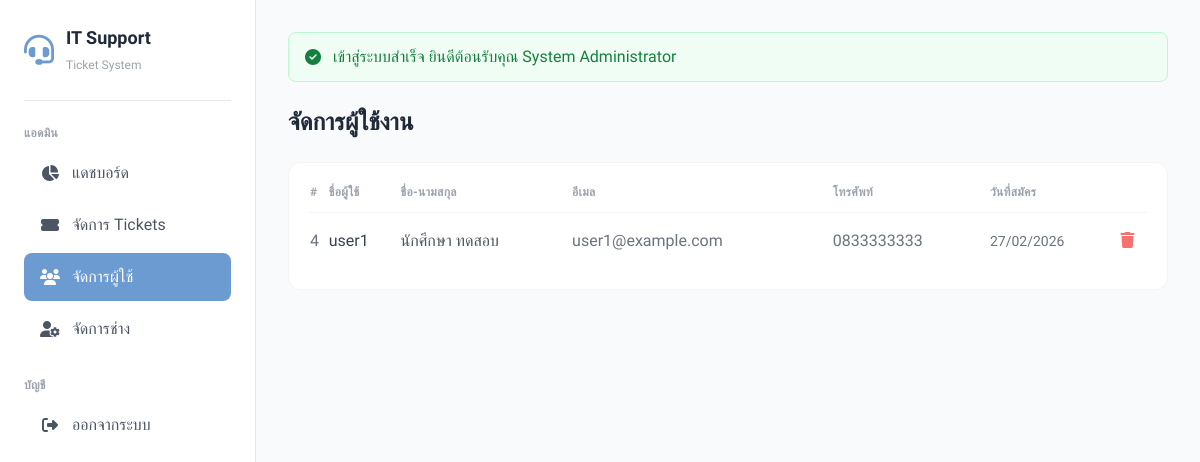
The page /admin/users.php (signed in) on the database its author committed.
### tables this page shows
CREATE TABLE users (
    id INT AUTO_INCREMENT PRIMARY KEY,
    username VARCHAR(50) NOT NULL UNIQUE,
    email VARCHAR(100) NOT NULL UNIQUE,
    password VARCHAR(255) NOT NULL,
    full_name VARCHAR(100) NOT NULL,
    phone VARCHAR(20),
    role ENUM('user', 'technician', 'admin') DEFAULT 'user',
    created_at TIMESTAMP DEFAULT CURRENT_TIMESTAMP,
    updated_at TIMESTAMP DEFAULT CURRENT_TIMESTAMP ON UPDATE CURRENT_TIMESTAMP
);

### admin/users.php (the view, shortened to what this page needs)
<?php
$db = getDB();
$users = $db->query("SELECT * FROM users WHERE role = 'user' ORDER BY created_at DESC")->fetchAll();
include __DIR__ . '/../includes/header.php';
?>
<div class="flex flex-wrap justify-between items-center gap-4 mb-6">
    <h1 class="text-2xl font-bold text-gray-800">จัดการผู้ใช้งาน</h1>
</div>
<div class="bg-white rounded-xl border border-gray-100">
    <div class="p-5">
        <?php if (empty($users)): ?>
        <div class="text-center py-12 text-gray-400">
            <i class="fas fa-users text-5xl mb-4 opacity-50"></i>
            <h3 class="text-gray-500 font-medium">ไม่มีผู้ใช้</h3>
        </div>
        <?php else: ?>
        <div class="overflow-x-auto">
            <table class="w-full">
                <thead>
                    <tr class="text-left text-xs font-semibold text-gray-400 uppercase tracking-wide border-b border-gray-100">
                        <th class="pb-3">#</th>
                        <th class="pb-3">ชื่อผู้ใช้</th>
                        <th class="pb-3">ชื่อ-นามสกุล</th>
                        <th class="pb-3">อีเมล</th>
                        <th class="pb-3">โทรศัพท์</th>
                        <th class="pb-3">วันที่สมัคร</th>
                        <th class="pb-3"></th>
                    </tr>
                </thead>
                <tbody class="divide-y divide-gray-50">
                    <?php foreach ($users as $user): ?>
                    <tr class="hover:bg-gray-50 transition">
                        <td class="py-4 text-gray-500"><?= $user['id'] ?></td>
                        <td class="py-4 font-medium text-gray-700"><?= htmlspecialchars($user['username']) ?></td>
                        <td class="py-4 text-gray-600"><?= htmlspecialchars($user['full_name']) ?></td>
                        <td class="py-4 text-gray-500"><?= htmlspecialchars($user['email']) ?></td>
                        <td class="py-4 text-gray-500"><?= htmlspecialchars($user['phone'] ?? '-') ?></td>
                        <td class="py-4 text-gray-500 text-sm"><?= date('d/m/Y', strtotime($user['created_at'])) ?></td>
                        <td class="py-4">
                            <a href="?delete=<?= $user['id'] ?>" onclick="return confirm('ต้องการลบผู้ใช้นี้?')" class="text-red-400 hover:text-red-500"><i class="fas fa-trash"></i></a>
                        </td>
                    </tr>
                    <?php endforeach; ?>
                </tbody>
            </table>
        </div>
        <?php endif; ?>
    </div>
</div>
<?php include __DIR__ . '/../includes/footer.php'; ?>

### includes/header.php (style rules this page uses)
body { font-family: 'Sarabun', sans-serif; }

### rows shown on the page
users: id "4", username "user1", full_name "นักศึกษา ทดสอบ", email "user1@example.com", phone "0833333333", created_at "27/02/2026"

### other values the page prints
$flash['message'] "เข้าสู่ระบบสำเร็จ ยินดีต้อนรับคุณ System Administrator"
